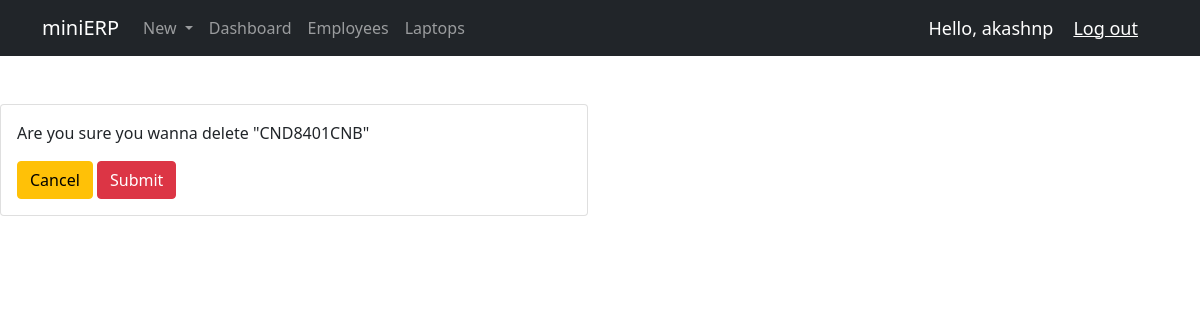
The page /laptop_del/22 (signed in) on the database as committed earlier.
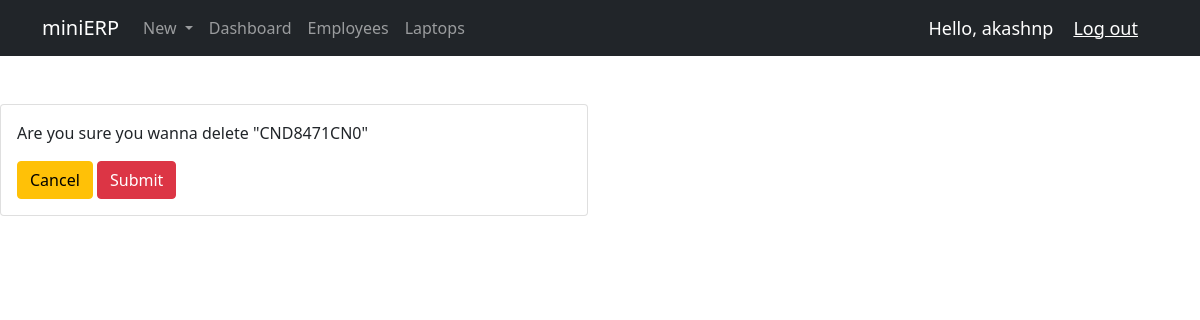
The same page on the database as committed later.
### hardware/models.py (models this page shows, shortened)
class Laptop(models.Model):
    LAPTOP_STATUSES = (
        ('Working', 'Working'),
        ('Repair', 'Repair'),
        ('Replace', 'Replace'),
    )
    id = models.AutoField(primary_key=True, editable=False)
    hardware_id = models.CharField(max_length=50, null=True, default=None, blank=True, unique=True)
    laptop_sr_no = models.CharField(max_length=100, unique=True)
    brand = models.ForeignKey(LaptopBrand, null=True, on_delete=models.SET_NULL)
    model = models.ForeignKey(LaptopModel, null=True, on_delete=models.SET_NULL)
    media = models.ForeignKey(LaptopMedia, null=True, on_delete=models.SET_NULL)
    laptop_status = models.CharField(max_length=20, null=True, choices=LAPTOP_STATUSES)
    laptop_location = models.ForeignKey(Location, null=True, blank=False, on_delete=models.SET_NULL)
    laptop_date_purchased = models.DateField(null=True)
    laptop_date_sold = models.DateField(null=True, blank=True)
    laptop_date_created = models.DateField(auto_now_add=True)
    history = HistoricalRecords()

### hardware/decorators.py (the view)
        def wrapper_func(request, *args, **kwargs):
            group = None
            if request.user.groups.exists():
                group = request.user.groups.all()[0].name
            if group in allowed_roles:
                return view_func(request, *args, **kwargs)
            else:
                return HttpResponse("You are not authorized to view this page!")

### hardware/views.py (called while the page is built)
@login_required(login_url='login')
@allowed_users(allowed_roles=['admin'])
def laptop_del(request, pk):
    laptop = Laptop.objects.get(id=pk)
    if request.method == 'POST':
        laptop.delete()
        return redirect('/dash_laptops')
    context = {'laptop':laptop}
    return render(request, 'hardware/laptop_del.html', context)

### hardware/templates/hardware/laptop_del.html (shortened to what this page needs)
{% extends 'hardware/main.html' %}
{% block content %}
<br>
<div class="row">
    <div class="col-md-6">
        <div class="card card-body">
            <p>Are you sure you wanna delete "{{laptop.laptop_sr_no}}"</p>
            <form action="{% url 'laptop_del' laptop.id %}" method="POST">
                <a class="btn btn-warning" href="{% url 'dash_laptops' %}">Cancel</a>
                <input class="btn btn-danger" type="submit" name="Confirm">
            </form>
        </div>
    </div>
</div>
{% endblock %}

Rows that differ between the two databases and show on the page:
changed Laptop: laptop_sr_no "CND8401CNB" → "CND8471CN0"
